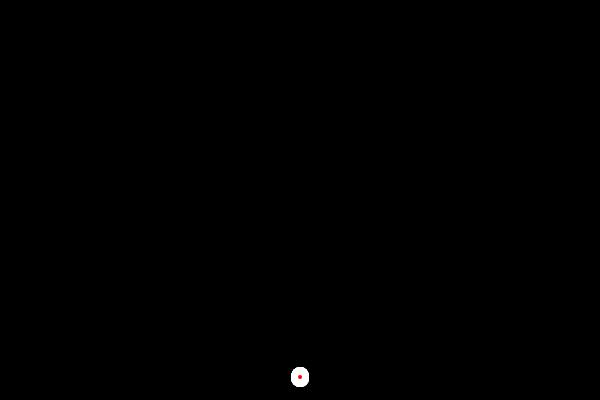
Frame 1 (no input)
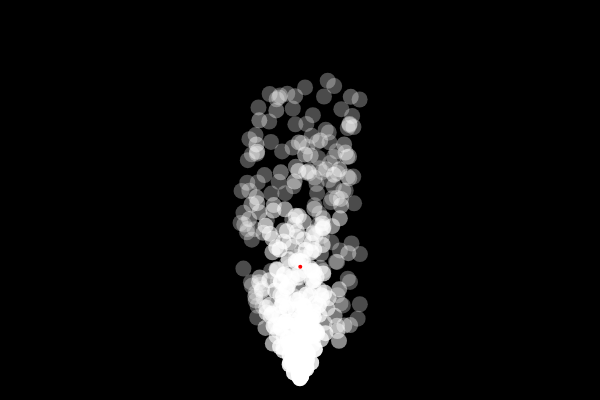
Frame 60 (no input)
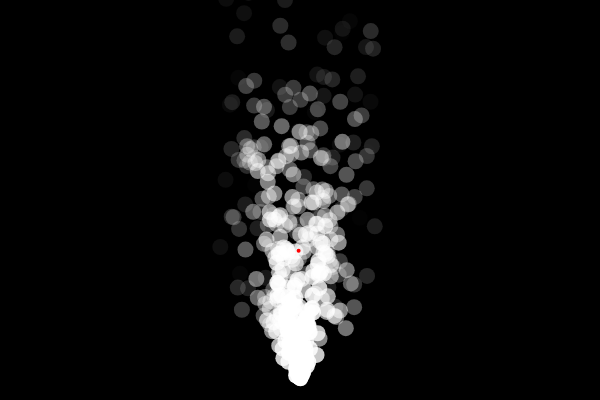
Frame 120 (the mouse pressed at the canvas centre since frame 60)

The p5.js sketch that drew these frames (run headless with seeded random() and noise() and a simulated clock; from frame 60 on, the mouse is pressed at the canvas centre):

// p5.js sketch
// ── sketch.js
let particles;


function setup() {
	createCanvas(600, 400);
	particles = new Array(100).fill().map( p => new Particle());

}

function draw(){
	background(0);
	
	for(let i = 0; i < 5; i++){
		let p = new Particle();
		particles.push(p);
	}

	for(let particle of particles){
		particle.update();
		particle.show();
		particles = particles.filter(p => !p.finish());
	}

	let sumx = particles.reduce((x, p) => x + p.x , 0);
	let sumy = particles.reduce((y, p) => y + p.y , 0);

	let cX = sumx/particles.length;
	let cY = sumy/particles.length;

	stroke(255,0,0);
	strokeWeight(4)
	point(cX,cY);

}

class Particle {
	constructor(){
		this.x = 300;
		this.y = 380;
		this.vx = random(-1,1);
		this.vy = random(-5,-1);
		this.alpha = 255;
	}

	update() {
		this.x += this.vx;
		this.y += this.vy;
		this.alpha -= 3;
	}

	finish(){
		return this.alpha <= 0;
	}

	show(){
		noStroke();
		fill(255,this.alpha);
		ellipse(this.x, this.y, 16);

	}

}
